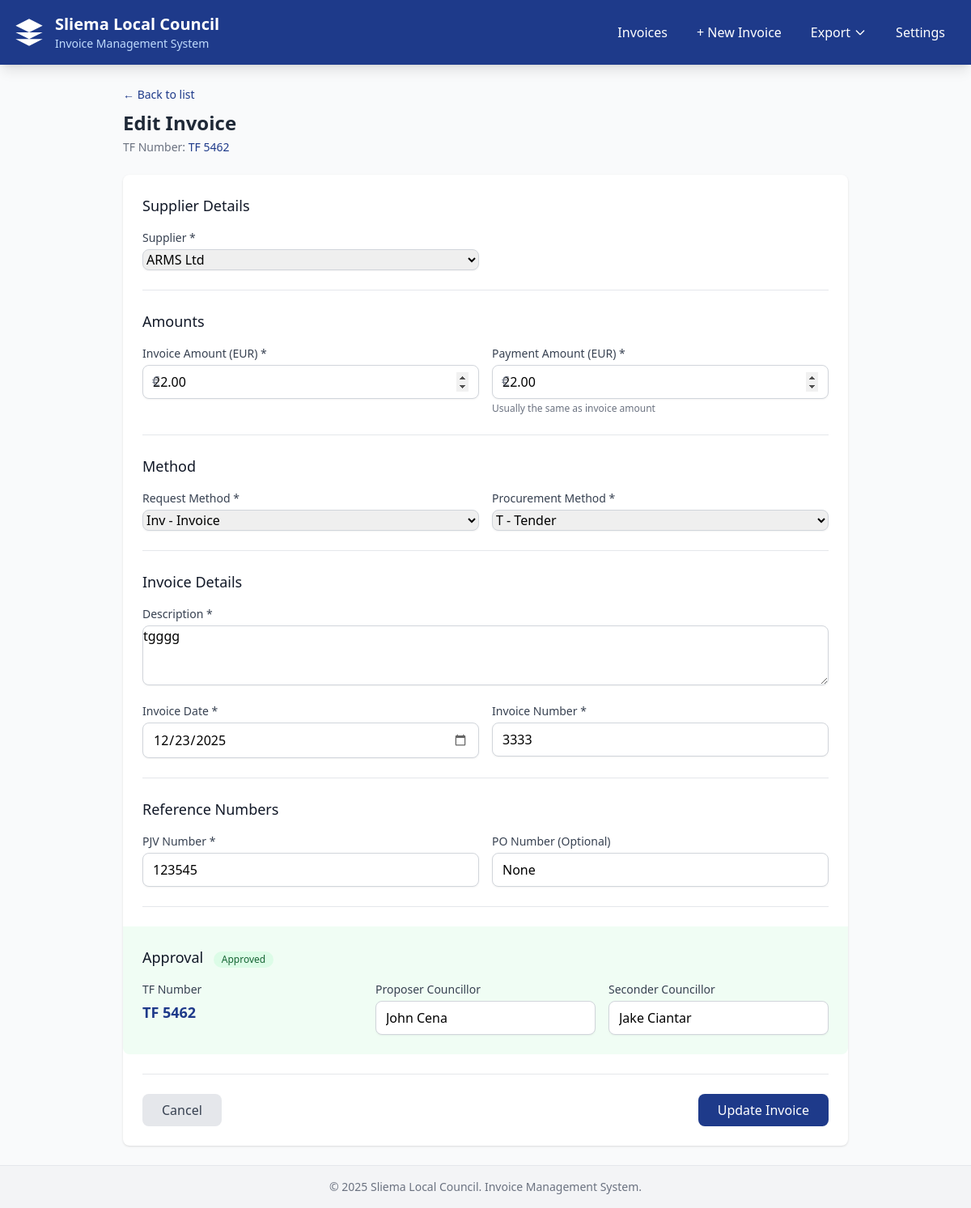
The page /invoices/3/edit on the database its author committed.
### models.py (models this page shows, shortened)
class Invoice(Base):
    __tablename__ = "invoices"
    id = Column(Integer, primary_key=True, index=True, autoincrement=True)
    supplier_id = Column(Integer, ForeignKey("suppliers.id"), nullable=False)
    invoice_amount = Column(Numeric(10, 2), nullable=False)
    payment_amount = Column(Numeric(10, 2), nullable=False)
    method_request = Column(
        String(10),
        nullable=False,
        info={'check': "method_request IN ('P', 'Inv', 'Rec', 'RFP', 'PP', 'DP', 'EC')"}
    )
    method_procurement = Column(
        String(10),
        nullable=False,
        info={'check': "method_procurement IN ('DA', 'D', 'T', 'K', 'R')"}
    )
    description = Column(Text, nullable=False)
    invoice_date = Column(Date, nullable=False)
    invoice_number = Column(String(100), nullable=False)
    po_number = Column(String(100), nullable=True)  # Purchase Order (optional)
    pjv_number = Column(String(100), nullable=False, unique=True)  # Purchase Journal Voucher (required)
    tf_number = Column(String(100), nullable=True)  # Transfer of Funds (only after approval)
    is_approved = Column(Boolean, default=False)
    approved_date = Column(Date, nullable=True)
    proposer_councillor = Column(String(255), nullable=True)
    seconder_councillor = Column(String(255), nullable=True)
    created_at = Column(DateTime, server_default=func.now())
    updated_at = Column(DateTime, server_default=func.now(), onupdate=func.now())
    is_deleted = Column(Boolean, default=False)
    supplier = relationship("Supplier", back_populates="invoices")
    __table_args__ = (
        CheckConstraint(
            "method_request IN ('P', 'Inv', 'Rec', 'RFP', 'PP', 'DP', 'EC')",
            name='check_method_request'
        ),
        CheckConstraint(
            "method_procurement IN ('DA', 'D', 'T', 'K', 'R')",
            name='check_method_procurement'
        ),
    )

class Supplier(Base):
    __tablename__ = "suppliers"
    id = Column(Integer, primary_key=True, index=True, autoincrement=True)
    name = Column(String(255), nullable=False, unique=True)
    created_at = Column(DateTime, server_default=func.now())
    invoices = relationship("Invoice", back_populates="supplier")

### routes/invoices.py (the view)
@router.get("/{invoice_id}/edit", response_class=HTMLResponse)
async def edit_invoice_form(
    request: Request,
    invoice_id: int,
    db: Session = Depends(get_db)
):
    invoice = db.query(Invoice).filter(
        Invoice.id == invoice_id,
        Invoice.is_deleted == False
    ).first()
    if not invoice:
        raise HTTPException(status_code=404, detail="Invoice not found")
    suppliers = db.query(Supplier).order_by(Supplier.name).all()
    next_tf = get_next_tf_number_preview(db)
    return templates.TemplateResponse(
        "invoice_form.html",
        {
            "request": request,
            "suppliers": suppliers,
            "invoice": invoice,
            "next_tf_number": next_tf,
            "method_request_codes": METHOD_REQUEST_CODES,
            "method_procurement_codes": METHOD_PROCUREMENT_CODES,
            "is_edit": True,
            "errors": {}
        }
    )

### templates/invoice_form.html (shortened to what this page needs)
{% extends "base.html" %}
{% block content %}
<div class="max-w-4xl mx-auto">
    <div class="mb-6">
        <a href="/invoices" class="text-malta-blue hover:underline text-sm">&larr; Back to list</a>
        <h2 class="text-2xl font-bold text-gray-800 mt-2">
            {% if is_edit %}Edit Invoice{% else %}New Invoice{% endif %}
        </h2>
        {% if is_edit and invoice.tf_number %}
        <p class="text-sm text-gray-500 mt-1">
            TF Number: <span class="font-medium text-malta-blue">{{ invoice.tf_number }}</span>
        </p>
        {% endif %}
    </div>
    <form method="POST" action="{% if is_edit %}/invoices/{{ invoice.id }}/edit{% else %}/invoices/create{% endif %}" class="bg-white rounded-lg shadow p-6 space-y-6">
        <div class="border-b pb-6">
            <h3 class="text-lg font-medium text-gray-900 mb-4">Supplier Details</h3>
            <div class="grid grid-cols-1 md:grid-cols-2 gap-4">
                <div>
                    <label class="block text-sm font-medium text-gray-700 mb-1">Supplier *</label>
                    <select name="supplier_id" id="supplierSelect" onchange="toggleNewSupplier()" class="w-full rounded-lg border-gray-300 shadow-sm focus:border-malta-blue focus:ring-malta-blue {% if errors.supplier_id %}border-red-500{% endif %}">
                        {% for supplier in suppliers %}
                        <option value="{{ supplier.id }}" {% if (invoice and invoice.supplier_id == supplier.id) or (form_data and form_data.supplier_id == supplier.id) %}selected{% endif %}>
                            {{ supplier.name }}
                        </option>
                        {% endfor %}
                    </select>
                </div>
            </div>
        </div>
        <div class="border-b pb-6">
            <h3 class="text-lg font-medium text-gray-900 mb-4">Amounts</h3>
            <div class="grid grid-cols-1 md:grid-cols-2 gap-4">
                <div>
                    <label class="block text-sm font-medium text-gray-700 mb-1">Invoice Amount (EUR) *</label>
                    <div class="relative">
                        <span class="absolute left-3 top-2 text-gray-500">&euro;</span>
                        <input type="number" name="invoice_amount" step="0.01" min="0.01" required
                            value="{{ '%.2f'|format(invoice.invoice_amount) if invoice else (form_data.invoice_amount if form_data else '') }}"
                            onchange="copyToPayment()"
                            class="w-full pl-8 rounded-lg border-gray-300 shadow-sm focus:border-malta-blue focus:ring-malta-blue {% if errors.invoice_amount %}border-red-500{% endif %}">
                    </div>
                </div>
                <div>
                    <label class="block text-sm font-medium text-gray-700 mb-1">Payment Amount (EUR) *</label>
                    <div class="relative">
                        <span class="absolute left-3 top-2 text-gray-500">&euro;</span>
                        <input type="number" name="payment_amount" id="paymentAmount" step="0.01" min="0.01" required
                            value="{{ '%.2f'|format(invoice.payment_amount) if invoice else (form_data.payment_amount if form_data else '') }}"
                            class="w-full pl-8 rounded-lg border-gray-300 shadow-sm focus:border-malta-blue focus:ring-malta-blue {% if errors.payment_amount %}border-red-500{% endif %}">
                    </div>
                    <p class="text-xs text-gray-500 mt-1">Usually the same as invoice amount</p>
                </div>
            </div>
        </div>
        <div class="border-b pb-6">
            <h3 class="text-lg font-medium text-gray-900 mb-4">Method</h3>
            <div class="grid grid-cols-1 md:grid-cols-2 gap-4">
                <div>
                    <label class="block text-sm font-medium text-gray-700 mb-1">Request Method *</label>
                    <select name="method_request" required class="w-full rounded-lg border-gray-300 shadow-sm focus:border-malta-blue focus:ring-malta-blue">
                        {% for code, desc in method_request_codes.items() %}
                        <option value="{{ code }}" {% if (invoice and invoice.method_request == code) or (form_data and form_data.method_request == code) %}selected{% endif %}>
                            {{ code }} - {{ desc }}
                        </option>
                        {% endfor %}
                    </select>
                </div>
                <div>
                    <label class="block text-sm font-medium text-gray-700 mb-1">Procurement Method *</label>
                    <select name="method_procurement" required class="w-full rounded-lg border-gray-300 shadow-sm focus:border-malta-blue focus:ring-malta-blue">
                        {% for code, desc in method_procurement_codes.items() %}
                        <option value="{{ code }}" {% if (invoice and invoice.method_procurement == code) or (form_data and form_data.method_procurement == code) %}selected{% endif %}>
                            {{ code }} - {{ desc }}
                        </option>
                        {% endfor %}
                    </select>
                </div>
            </div>
        </div>
        <div class="border-b pb-6">
            <h3 class="text-lg font-medium text-gray-900 mb-4">Invoice Details</h3>
            <div class="space-y-4">
                <div>
                    <label class="block text-sm font-medium text-gray-700 mb-1">Description *</label>
                    <textarea name="description" rows="3" required class="w-full rounded-lg border-gray-300 shadow-sm focus:border-malta-blue focus:ring-malta-blue {% if errors.description %}border-red-500{% endif %}" placeholder="Description of the invoice for public viewing...">{{ invoice.description if invoice else (form_data.description if form_data else '') }}</textarea>
                </div>
                <div class="grid grid-cols-1 md:grid-cols-2 gap-4">
                    <div>
                        <label class="block text-sm font-medium text-gray-700 mb-1">Invoice Date *</label>
                        <input type="date" name="invoice_date" required
                            value="{{ invoice.invoice_date.strftime('%Y-%m-%d') if invoice and invoice.invoice_date else (form_data.invoice_date if form_data else '') }}"
                            max="{{ today if today else '' }}"
                            class="w-full rounded-lg border-gray-300 shadow-sm focus:border-malta-blue focus:ring-malta-blue {% if errors.invoice_date %}border-red-500{% endif %}">
                    </div>
                    <div>
                        <label class="block text-sm font-medium text-gray-700 mb-1">Invoice Number *</label>
                        <input type="text" name="invoice_number" required
                            value="{{ invoice.invoice_number if invoice else (form_data.invoice_number if form_data else '') }}"
                            class="w-full rounded-lg border-gray-300 shadow-sm focus:border-malta-blue focus:ring-malta-blue {% if errors.invoice_number %}border-red-500{% endif %}">
                    </div>
                </div>
            </div>
        </div>
        <div class="border-b pb-6">
            <h3 class="text-lg font-medium text-gray-900 mb-4">Reference Numbers</h3>
            <div class="grid grid-cols-1 md:grid-cols-2 gap-4">
                <div>
                    <label class="block text-sm font-medium text-gray-700 mb-1">PJV Number *</label>
                    <input type="text" name="pjv_number" required
                        value="{{ invoice.pjv_number if invoice else (form_data.pjv_number if form_data else '') }}"
                        class="w-full rounded-lg border-gray-300 shadow-sm focus:border-malta-blue focus:ring-malta-blue {% if errors.pjv_number %}border-red-500{% endif %}"
                        placeholder="Stamp number when invoice was received">
                </div>
                <div>
                    <label class="block text-sm font-medium text-gray-700 mb-1">PO Number (Optional)</label>
                    <input type="text" name="po_number"
                        value="{{ invoice.po_number if invoice else (form_data.po_number if form_data else '') }}"
                        class="w-full rounded-lg border-gray-300 shadow-sm focus:border-malta-blue focus:ring-malta-blue"
                        placeholder="Purchase Order number if available">
                </div>
            </div>
        </div>
        <div class="{% if invoice and invoice.is_approved %}bg-green-50 -mx-6 -mb-6 p-6 rounded-b-lg{% endif %}">
            <h3 class="text-lg font-medium text-gray-900 mb-4">
                Approval
                {% if invoice and invoice.is_approved %}
                <span class="ml-2 inline-flex items-center px-2.5 py-0.5 rounded-full text-xs font-medium bg-green-100 text-green-800">
                    Approved
                </span>
                {% endif %}
            </h3>
            {% if invoice and invoice.is_approved %}
            <div class="grid grid-cols-1 md:grid-cols-3 gap-4">
                <div>
                    <label class="block text-sm font-medium text-gray-700 mb-1">TF Number</label>
                    <p class="text-lg font-bold text-malta-blue">{{ invoice.tf_number }}</p>
                </div>
                <div>
                    <label class="block text-sm font-medium text-gray-700 mb-1">Proposer Councillor</label>
                    <input type="text" name="proposer_councillor" value="{{ invoice.proposer_councillor }}" class="w-full rounded-lg border-gray-300 shadow-sm focus:border-malta-blue focus:ring-malta-blue">
                </div>
                <div>
                    <label class="block text-sm font-medium text-gray-700 mb-1">Seconder Councillor</label>
                    <input type="text" name="seconder_councillor" value="{{ invoice.seconder_councillor }}" class="w-full rounded-lg border-gray-300 shadow-sm focus:border-malta-blue focus:ring-malta-blue">
                </div>
            </div>
            {% endif %}
        </div>
        <div class="flex justify-between pt-6 border-t">
            <a href="/invoices" class="px-6 py-2 text-gray-700 bg-gray-200 rounded-lg hover:bg-gray-300 transition">
                Cancel
            </a>
            <button type="submit" class="px-6 py-2 text-white bg-malta-blue rounded-lg hover:bg-malta-blue-dark transition">
                {% if is_edit %}Update Invoice{% else %}Create Invoice{% endif %}
            </button>
        </div>
    </form>
</div>
{% endblock %}

### static/css/styles.css (style rules this page uses)
input[type="text"], input[type="number"], input[type="date"], input[type="email"], select, textarea { padding: 0.5rem 0.75rem; border: 1px solid #d1d5db; border-radius: 0.5rem; width: 100%; transition: border-color 0.15s ease-in-out, box-shadow 0.15s ease-in-out; }
button, a.bg-malta-blue, a.bg-gray-200, a.bg-gray-600 { transition: all 0.15s ease-in-out; }

### rows shown on the page
Invoice: tf_number "TF 5462", supplier_id "ARMS Ltd", invoice_amount "22.00", payment_amount "22.00", method_request "Inv - Invoice", method_procurement "T - Tender", description "tgggg", invoice_date "12/23/2025", invoice_number "3333", pjv_number "123545", po_number "None", proposer_councillor "John Cena", seconder_councillor "Jake Ciantar"
